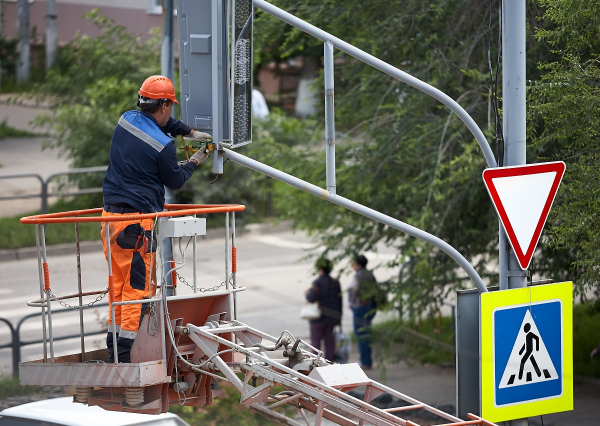
#> input picture Section1/objectstodetect.jpg, 1200 x 852 px (shown at 1/2 size)
$ jupyter execute 01SimpleObjectDetectionByThresholdingWithMask.ipynb   (older library calls are emulated)
#> lines starting #> are read from the running program, lines starting #| are printed output that depends on the picture; after the words box and inside, x2 and y2 are one past the last pixel; in counts of white or black regions, pixels touching at a corner belong together
[cell 1]
import cv2

[cell 2]
# Defining empty function

def do_nothing(x) :

    pass


# Giving name to the window with Track Bars
# And specifying that window is resizable
cv2.namedWindow('Track Bars', cv2.WINDOW_NORMAL)


# Defining Track Bars for convenient process of choosing colours
# For minimum range

cv2.createTrackbar('min_blue', 'Track Bars', 0, 255, do_nothing)
cv2.createTrackbar('min_green', 'Track Bars', 0, 255, do_nothing)
cv2.createTrackbar('min_red', 'Track Bars', 0, 255, do_nothing)

# For maximum range
cv2.createTrackbar('max_blue', 'Track Bars', 0, 255, do_nothing)
cv2.createTrackbar('max_green', 'Track Bars', 0, 255, do_nothing)
cv2.createTrackbar('max_red', 'Track Bars', 0, 255, do_nothing)


image_BGR = cv2.imread('objectstodetect.jpg')
#> image_BGR is the input picture: shape (852, 1200, 3); mean B, G, R 96.6, 108.9, 109

# Resizing image in order to use smaller windows

image_BGR = cv2.resize(image_BGR, (600, 426))
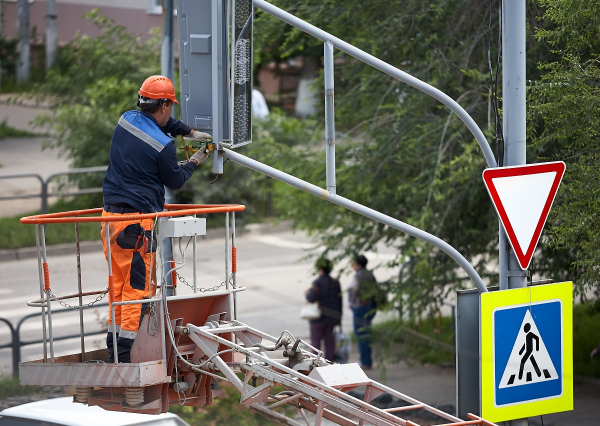
#> image_BGR: shape (426, 600, 3); mean B, G, R 96.7, 109, 109.2

cv2.namedWindow('Original Image', cv2.WINDOW_NORMAL)

cv2.imshow('Original Image', image_BGR)

image_HSV = cv2.cvtColor(image_BGR, cv2.COLOR_BGR2HSV)
#> image_HSV: shape (426, 600, 3); mean H, S, V 57.7, 69.7, 119.9

cv2.namedWindow('HSV Image', cv2.WINDOW_NORMAL)

cv2.imshow('HSV Image', image_HSV)


while True :

    # Defining variables for saving values of the Track Bars

    # For minimum range
    min_blue = cv2.getTrackbarPos('min_blue', 'Track Bars')
    min_green = cv2.getTrackbarPos('min_green', 'Track Bars')
    min_red = cv2.getTrackbarPos('min_red', 'Track Bars')

    # For maximum range
    max_blue = cv2.getTrackbarPos('max_blue', 'Track Bars')
    max_green = cv2.getTrackbarPos('max_green', 'Track Bars')
    max_red = cv2.getTrackbarPos('max_red', 'Track Bars')


    # Implementing Mask with chosen colours from Track Bars to HSV Image
    # Defining lower bounds and upper bounds for thresholding

    mask = cv2.inRange(image_HSV,
                       (min_blue, min_green, min_red),
                       (max_blue, max_green, max_red))
#> mask: shape (426, 600); every value is 0


    # Showing Binary Image with implemented Mask
    # Giving name to the window with Mask
    # And specifying that window is resizable


    cv2.namedWindow('Binary Image with Mask', cv2.WINDOW_NORMAL)
    cv2.imshow('Binary Image with Mask', mask)

    # Breaking the loop if 'q' is pressed

    if cv2.waitKey(1) & 0xFF == ord('q'):
#> (key q is pressed here)
        break


# Destroying all opened windows

cv2.destroyAllWindows()


# Printing final chosen Mask numbers
print('min_blue, min_green, min_red = {0}, {1}, {2}'.format(min_blue, min_green,
                                                            min_red))
print('max_blue, max_green, max_red = {0}, {1}, {2}'.format(max_blue, max_green,
                                                            max_red))

[cell 3]
min_blue, min_green, min_red = 21, 222, 70

max_blue, max_green, max_red = 176, 255, 255

v = cv2.__version__.split('.')[0]

camera = cv2.VideoCapture(0)


# Defining loop for catching frames
while True:

    # Capture frame-by-frame from camera
    _, frame_BGR = camera.read()
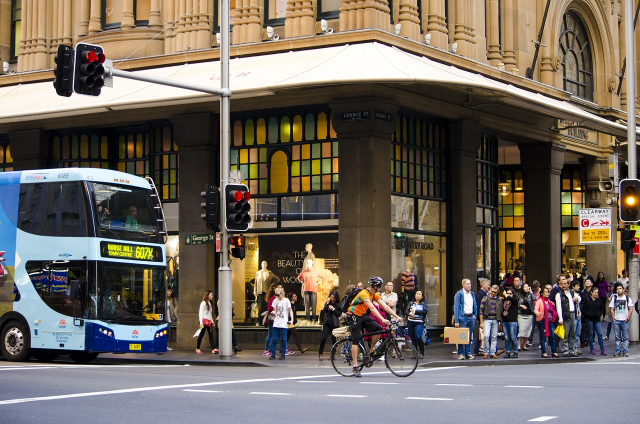
#> input picture buses-to-test.jpg, 1280 x 847 px, given in place of the camera (shown at 1/2 size)
#> frame_BGR is the input picture: shape (847, 1280, 3); mean B, G, R 93.9, 103.9, 113.1

    # Converting current frame to HSV
    frame_HSV = cv2.cvtColor(frame_BGR, cv2.COLOR_BGR2HSV)
#> frame_HSV: shape (847, 1280, 3); mean H, S, V 56.1, 84.8, 120.5

    # Implementing Mask with founded colours from Track Bars to HSV Image
    mask = cv2.inRange(frame_HSV,
                       (min_blue, min_green, min_red),
                       (max_blue, max_green, max_red))
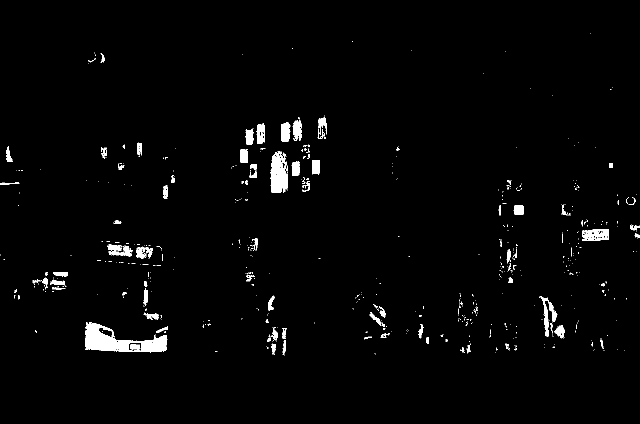
#> mask: shape (847, 1280) (shown at 1/2 size); 1.9% white; 651 white regions (565 under 20 px)


    # Showing current frame with implemented Mask
    # Giving name to the window with Mask
    # And specifying that window is resizable


    cv2.namedWindow('Binary frame with Mask', cv2.WINDOW_NORMAL)
    cv2.imshow('Binary frame with Mask', mask)

    # Finding Contours
    # Pay attention!
    # Different versions of OpenCV returns different number of parameters
    # when using function cv2.findContours()


    # In OpenCV version 3 function cv2.findContours() returns three parameters:
    # modified image, found Contours and hierarchy
    # All found Contours from current frame are stored in the list
    # Each individual Contour is a Numpy array of(x, y) coordinates
    # of the boundary points of the Object
    # We are interested only in Contours


    # Checking if OpenCV version 3 is used
    if v == '3':
        _, contours, _ = cv2.findContours(mask, cv2.RETR_TREE, cv2.CHAIN_APPROX_NONE)

    # In OpenCV version 4 function cv2.findContours() returns two parameters:
    # found Contours and hierarchy
    # All found Contours from current frame are stored in the list
    # Each individual Contour is a Numpy array of(x, y) coordinates
    # of the boundary points of the Object
    # We are interested only in Contours

    # Checking if OpenCV version 4 is used

    else:
        contours, _ = cv2.findContours(mask, cv2.RETR_TREE, cv2.CHAIN_APPROX_NONE)
#> contours = 886 contours, 801 with area under 20; largest, box (x1, y1, x2, y2) and area: (170, 645, 335, 705) 5124, (541, 302, 576, 386) 2150, (1164, 458, 1218, 482) 1040, (1078, 592, 1115, 673) 670, (562, 245, 580, 284) 528

    # Finding the biggest Contour by sorting from biggest to smallest


    contours = sorted(contours, key=cv2.contourArea, reverse=True)

    # Extracting Coordinates of the biggest Contour if any was found
    if contours:


        # Getting rectangle coordinates and spatial size from biggest Contour
        # Function cv2.boundingRect() is used to get an approximate rectangle
        # around the region of interest in the binary image after Contour was found


        (x_min, y_min, box_width, box_height) = cv2.boundingRect(contours[0])
#> x_min = 170; y_min = 645; box_width = 165; box_height = 60

        # Drawing Bounding Box on the current BGR frame


        cv2.rectangle(frame_BGR, (x_min - 15, y_min - 15),
                      (x_min + box_width + 15, y_min + box_height + 15),
                      (0, 255, 0), 3)

        # Preparing text for the Label

        label = 'Detected Object'

        # Putting text with Label on the current BGR frame

        cv2.putText(frame_BGR, label, (x_min - 5, y_min - 25),
                    cv2.FONT_HERSHEY_SIMPLEX, 1.0, (0, 255, 0), 2)
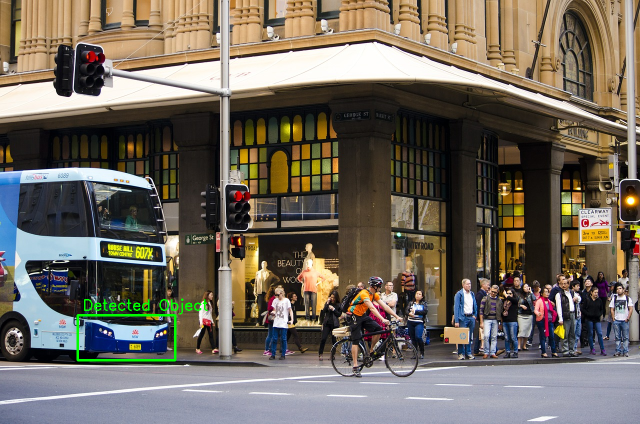
#> frame_BGR: shape (847, 1280, 3) (shown at 1/2 size); mean B, G, R 93.7, 104.8, 112.8


    # Showing current BGR frame with Detected Object
    # Giving name to the window with Detected Object
    # And specifying that window is resizable

    cv2.namedWindow('Detected Object', cv2.WINDOW_NORMAL)
    cv2.imshow('Detected Object', frame_BGR)

    # Breaking the loop if 'q' is pressed

    if cv2.waitKey(1) & 0xFF == ord('q'):
#> (key q is pressed here)
        break

cv2.destroyAllWindows()
